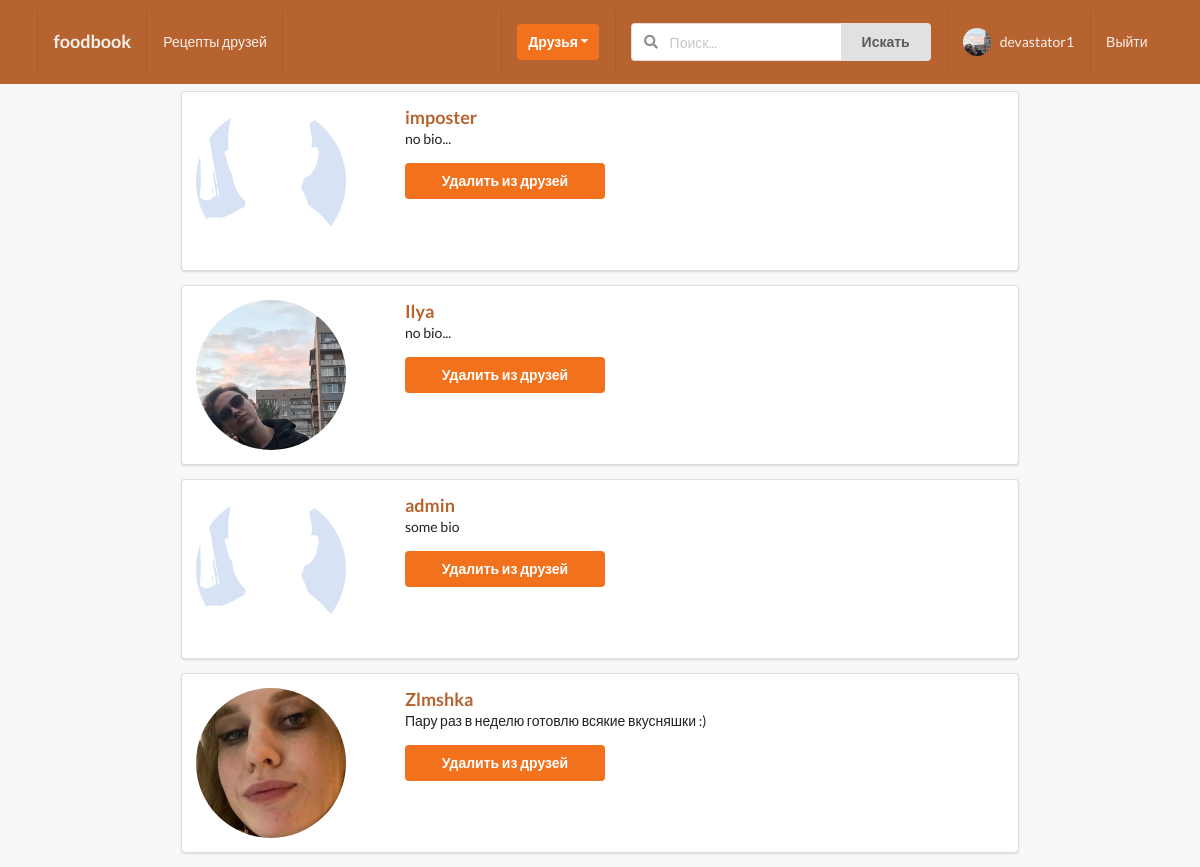
The page /profiles/myfriends/ (signed in) on the database as committed earlier.
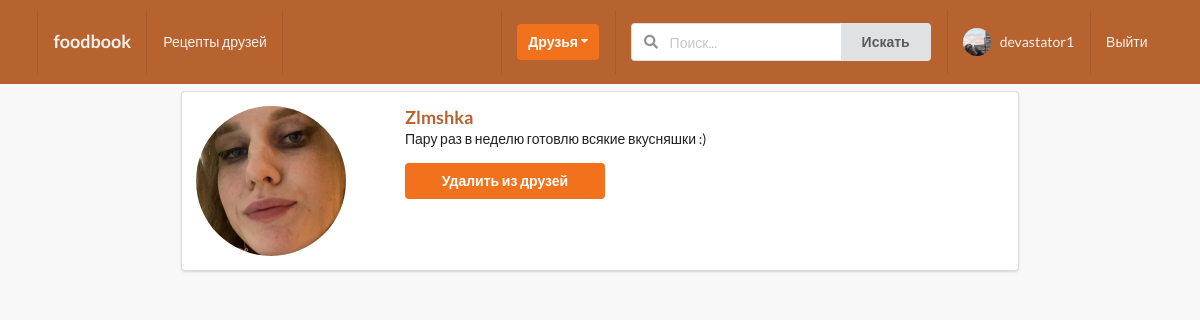
The same page on the database as committed later.
### profiles/models.py (models this page shows, shortened)
class Profile(models.Model):
    first_name = models.CharField(max_length=200, blank=True)
    second_name = models.CharField(max_length=200, blank=True)
    user = models.OneToOneField(User, on_delete=models.CASCADE)
    bio = models.TextField(default="no bio...", max_length=300)
    email = models.EmailField(max_length=200, blank=True)
    country = models.CharField(max_length=200, blank=True)
    avatar = models.ImageField(default='avatar.png', upload_to='avatars/')
    friends = models.ManyToManyField(User, blank=True, related_name='friends')
    profession = models.CharField(max_length=200, blank=True)
    slug = models.SlugField(unique=True, blank=True)
    updated = models.DateTimeField(auto_now=True)
    created = models.DateTimeField(auto_now_add=True)
    objects = ProfileManager()
    def get_absolute_url(self):
        return reverse('profile:profiles-detail-view', kwargs={'slug': self.slug})
    __initial_first_name = None
    __initial_second_name = None
    def __init__(self, *args, **kwargs):
        super().__init__(*args, **kwargs)
        self.__initial_first_name = self.first_name
        self.__initial_second_name = self.second_name

### profiles/views.py (the view)
# urls.py: path('myfriends/', my_friends_view, name='my-friends-view'),
@login_required
def my_friends_view(request):
    user = request.user
    qs = Profile.objects.get_friends_profiles(user)
    is_empty = False
    if len(qs) == 0:
        is_empty = True
    context = {
        'qs': qs,
        'is_empty': is_empty,
    }
    return render(request, 'profiles/myfriends.html', context)

### profiles/context_processor.py (called while the page is built)
def profile_pic(request):
    if request.user.is_authenticated:
        profile_obj = Profile.objects.get(user=request.user)
        pic = profile_obj.avatar
        return {'picture': pic}
    return {}

def invitation_received_no(request):
    if request.user.is_authenticated:
        profile_obj = Profile.objects.get(user=request.user)
        qs_count = Relationship.objects.invatations_received(profile_obj).count()
        return {'invites_num': qs_count}
    return {}

def invitation_sended_no(request):
    if request.user.is_authenticated:
        profile_obj = Profile.objects.get(user=request.user)
        qs_count = Relationship.objects.invatations_sended(profile_obj).count()
        return {'send_invites_num': qs_count}
    return {}

### profiles/models.py (called while the page is built)
    def get_friends_profiles(self, me):
        profiles = Profile.objects.filter(friends=me)
        return profiles

    def invatations_received(self, receiver):
        qs = Relationship.objects.filter(receiver=receiver, status='send')
        return qs

    def invatations_sended(self, sender):
        qs = Relationship.objects.filter(sender=sender, status='send')
        return qs

### profiles/templates/profiles/myfriends.html (shortened to what this page needs)
{% extends 'base.html' %}
{% block content %}
<div class="ui grid">
    <div class="two wide column">
    </div>
    <div class="twelve wide column">
        {% for obj in qs %}
        <div class="ui segment">
            <div class="ui grid">
                <div class="four wide column">
                    <img class="ui small circular image" src="{{obj.avatar.url}}">
                </div>
                <div class="seven wide column">
                    <a href="{{obj.get_absolute_url}}"><h3>{{obj.user}}</h3></a>
                        <p>{{obj.bio}}</p>
                        {% if request.user in obj.friends.all %}
                            <form action="{% url 'profile:remove-friend' %}" method="POST">
                                <button type="submit" class="ui orange button  mb-5 w-big">
                                    Удалить из друзей
                                </button>
                            </form>
                        {% endif %}
                    </div>
            </div>
        </div>
        {% endfor %}
    </div>
</div>
{% endblock content %}

Rows that differ between the two databases and show on the page:
no longer on this page (row edited): Profile: avatar (placeholder picture), user "imposter", bio "no bio..."
no longer on this page (row edited): Profile: avatar (picture), user "Ilya", bio "no bio..."
no longer on this page (row edited): Profile: avatar (placeholder picture), user "admin", bio "some bio"
